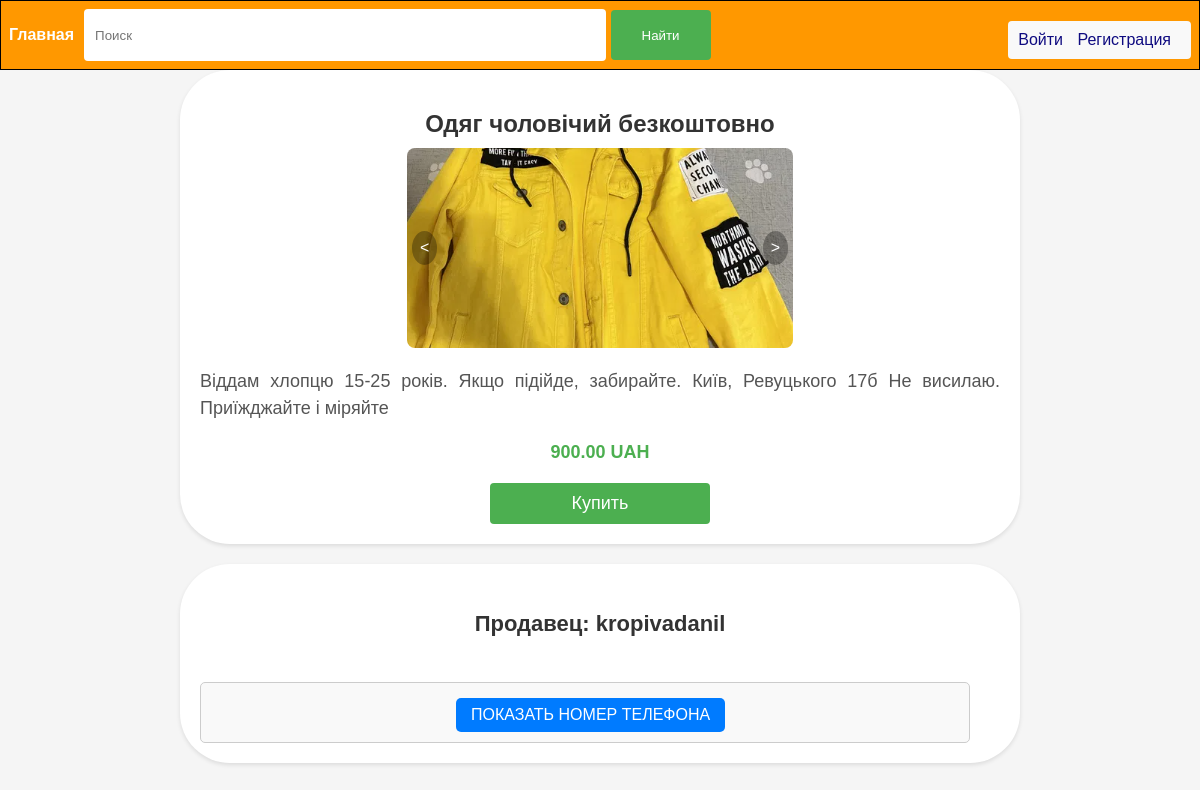
Screenshot of /product/odyag-cholovichij-bezkoshtovno/ with the database file from the repository.
### bboard/models.py (models this page shows, shortened)
class Product(models.Model):
    user = models.ForeignKey(User, on_delete=models.CASCADE)
    category = models.ForeignKey(Category, on_delete=models.CASCADE)
    title = models.CharField(max_length=200)
    slug = models.SlugField(unique=True, db_index=True, max_length=400, verbose_name="URL", blank=True)
    description = models.TextField()
    price = models.DecimalField(max_digits=10, decimal_places=2)
    image_1 = models.ImageField(upload_to="products", null=True, blank=True)
    image_2 = models.ImageField(upload_to='products', null=True, blank=True)
    image_3 = models.ImageField(upload_to='products', null=True, blank=True)
    created_at = models.DateTimeField(auto_now_add=True, null=True)
    thumbnail_1 = ImageSpecField(source='image_1',
                                 processors=[ResizeToFill(200, 200)],
                                 format='JPEG',
                                 options={'quality': 100})
    thumbnail_2 = ImageSpecField(source='image_2',
                                 processors=[ResizeToFill(200, 200)],
                                 format='JPEG',
                                 options={'quality': 100})
    thumbnail_3 = ImageSpecField(source='image_3',
                                 processors=[ResizeToFill(200, 200)],
                                 format='JPEG',
                                 options={'quality': 100})

### accounts/models.py (models this page shows)
class User(AbstractUser):
    phone_number = models.CharField(max_length=20)
    city = models.CharField(max_length=100, choices=CITY_CHOICES)

### bboard/views.py (the view)
# urls.py: path('product/<slug:slug>/', views.product_detail_view, name='product_detail'),
def product_detail_view(request, slug):
    product = get_object_or_404(Product.objects.select_related('user'), slug=slug)
    return render(request, 'products/product_detail.html', {'product': product})

### templates/products/product_detail.html (shortened to what this page needs)
{% extends 'base.html' %}
{% load static %}
{%block styles%}<link rel="stylesheet" type="text/css" href="{% static 'product_detail_styles.css' %}">{% endblock %}
{% block content %}
<div class="product-details-container">
    <h2 class="product-title">{{ product.title }}</h2>
    <div class="product-image-container">
        <div class="image-container">
            <div class="slideshow">
                {% if product.thumbnail_1 %}
                <img src="{{ product.thumbnail_1.url }}" alt="{{ product.title }} thumbnail">
                {% endif %}
            </div>
            <div class="arrow-container">
                <button class="prev-arrow">&lt;</button>
                <button class="next-arrow">&gt;</button>
            </div>
        </div>
    </div>
    <p class="product-description">{{ product.description }}</p>
    <p class="product-price">{{ product.price }} UAH</p>
    {% if product.user.username != user.username %}
    <a href="{% url 'create_order' product.pk %}" class="buy-button">Купить</a>
    {% endif %}
</div>
{% with product.user as owner %}
<div class="product-owner-container">
    <div class="product-owner-left">
        <h3 class="product-owner-title">Продавец: {{ owner.username }}</h3>
    </div>
    <div class="product-owner-right">
        <a href="javascript:void(0);" style="text-decoration:none; color: white" class="phone-number-link"
           onclick="togglePhoneNumber('{{ owner.phone_number }}')">ПОКАЗАТЬ НОМЕР ТЕЛЕФОНА</a>
    </div>
</div>
{% endwith %}
{% endblock %}

### static/styles.css (style rules this page uses)
body { margin: 0; font-family: Arial, sans-serif; }
.image-container { display: flex; justify-content: center; align-items: center; height: 200px; overflow: hidden; position: relative; }
.slideshow { display: flex; transition: transform 0.3s ease; }
.slideshow img { max-width: 100%; height: auto; object-fit: cover; }
.arrow-container { position: absolute; top: 50%; transform: translateY(-50%); width: 100%; display: flex; justify-content: space-between; align-items: center; }
.product-description { font-size: 18px; line-height: 1.5; margin-bottom: 10px; color: #666666; }
.product-price { font-size: 20px; font-weight: bold; color: #ff0000; }
.product-owner-container { background-color: #f9f9f9; padding: 20px; margin-top: 20px; max-width: 800px; margin-left: auto; margin-right: auto; border-radius: 5px; box-shadow: 0 2px 4px rgba(0, 0, 0, 0.1); text-align: center; display: flex; justify-content: space-between; align-items: center; }
.product-owner-left { flex: 1; text-align: left; }
.product-owner-right { display: flex; flex-direction: column; align-items: flex-start; margin-top: 10px; margin-right: 30px; border: 1px solid #ccc; padding: 10px; border-radius: 5px; background-color: #f9f9f9; text-decoration:none; }
.product-owner-right .phone-number-link { margin-bottom: 5px; color: blue; text-decoration: underline; cursor: pointer; }
.product-owner-title { font-size: 18px; margin-bottom: 5px; text-decoration:none; }
.phone-number-link { background-color: #4CAF50; color: white; padding: 8px 16px; text-decoration: none; border-radius: 5px; transition: background-color 0.3s ease; text-decoration:none; }
button { padding: 8px 16px; background-color: #4CAF50; color: white; border: none; border-radius: 4px; cursor: pointer; transition: background-color 0.3s ease; }

### static/product_detail_styles.css (style rules this page uses)
body { background-color: #f5f5f5; font-family: Arial, sans-serif; }
.product-details-container { max-width: 800px; margin: 0 auto; border-radius:50px; margin-top:20px; background-color: #fff; padding: 20px; box-shadow: 0 2px 4px rgba(0, 0, 0, 0.1); }
.product-title { font-size: 24px; font-weight: bold; color: #333; margin-bottom: 10px; text-align: center; }
.product-image-container { display: flex; justify-content: center; align-items: center; margin-bottom: 20px; }
.image-container { position: relative; max-width: 100%; overflow: hidden; border-radius: 8px; }
.slideshow { display: flex; transition: transform 0.3s ease; }
.slideshow img { max-width: 100%; height: auto; }
.arrow-container { position: absolute; top: 50%; transform: translateY(-50%); display: flex; }
.prev-arrow, .next-arrow { background-color: rgba(0, 0, 0, 0.3); color: #fff; border: none; font-size: 16px; padding: 8px; cursor: pointer; border-radius: 50%; margin: 0 5px; }
.product-description { color: #555; text-align: justify; margin-bottom: 20px; }
.product-price { font-size: 18px; font-weight: bold; color: #4CAF50; margin-bottom: 20px; text-align: center; }
.buy-button { display: block; width: 25%; background-color: #4CAF50; color: white; padding: 10px; margin-left:290px; text-align: center; text-decoration: none; font-size: 18px; border-radius: 4px; cursor: pointer; transition: background-color 0.3s ease; }
.product-owner-container { border-radius:50px; display: grid; grid-template-columns: 1fr; background-color: #fff; grid-gap: 20px; padding: 20px; }
.product-owner-left, .product-owner-right { text-align: center; padding:5px; }
.product-owner-title { font-size: 22px; font-weight: bold; color: #333; margin-bottom: 10px; }
.phone-number-link { background-color: #007bff; color: white; padding: 8px 15px; margin-left: 250px; border-radius: 5px; text-decoration: none; transition: background-color 0.3s ease; display: inline-block; margin-top: 10px; }

### rows the page displays
Product: title "Одяг чоловічий безкоштовно", thumbnail_1 (picture), description "Віддам хлопцю 15-25 років. Якщо підійде, забирайте. Київ, Ревуцького 17б Не висилаю. Приїжджайте і міряйте", price "900.00"
User: username "kropivadanil"
